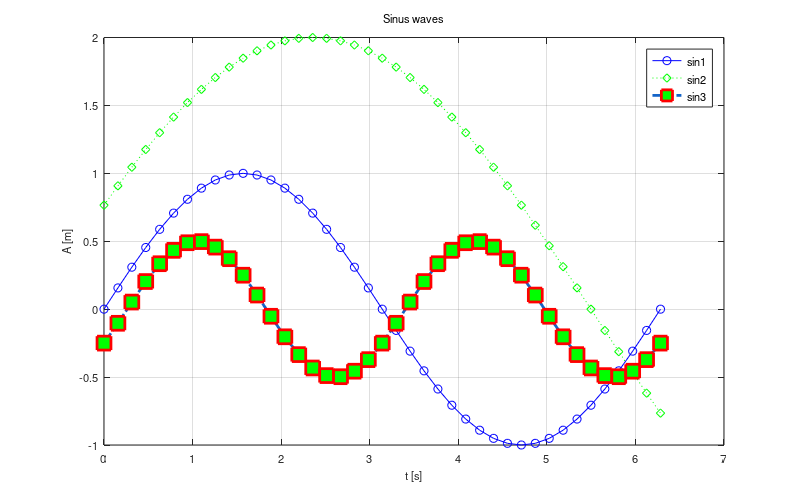

This figure's MATLAB source: (Note: this script raises an error after producing the figure.)
%% Data definition
timeVect = 0 : 0.05 * pi : 2 * pi;
sinus = sin(timeVect);
sinus2 = 2 * sin(0.5 * timeVect + pi / 8);
sinus3 = 0.5 * sin(2 * timeVect - pi / 6);
%% Setup the figure and axis
% Considering print
widthOfFig = 8; % cm
heightOfFig = 5; % cm
fontSize = 8;
% Creating the figure
fig = figure('Name', 'Sin functions', 'Color', 'White', 'Unit', 'Centimeters', ...
    'Position', [0, 0, widthOfFig, heightOfFig], 'PaperPosition', [0, 0, widthOfFig, heightOfFig], ...
    'PaperSize', [widthOfFig, heightOfFig]);
% Creating axis (coordinate system)
ax = axes(fig, 'FontSize', fontSize, 'FontWeight', 'Normal', 'TitleFontWeight', 'Normal', ...
    'TitleFontSizeMultiplier', 1.0, 'LabelFontSizeMultiplier', 1.0, 'Box', 'on');
%% 2D line plots
hold(ax, 'on') % holding the axis to draw more the one line
% Linestyle settings 
plot(ax, timeVect, sinus, 'b-o');
plot(ax, timeVect, sinus2, 'g:d');
% Detailed settings of plot
plot(ax, timeVect, sinus3, 'Color', [20, 100, 200] / 255, 'LineStyle', '-.', 'LineWidth', 2, ...
    'Marker', 's', 'MarkerEdgeColor', 'r', 'MarkerFaceColor', 'g', 'MarkerSize', 10);
grid(ax, 'on'); % drawing grid
% Labels and title
title(ax, 'Sinus waves');
xlabel(ax, 't [s]');
ylabel(ax, 'A [m]');
legend(ax, {'sin1', 'sin2', 'sin3'}, 'FontSize', fontSize, 'Orientation', 'Vertical', ...
    'Location', 'Best');
% Setting of axis values and ticks
ax.XTick = [0, pi/2, pi, 3*pi/2, 2*pi];
ax.XTickLabel = {'0', '\pi/2', '\pi', '3\pi/2', '2\pi'};
%% Save
% Vector graphics
%      file name    format   rendering
print('abra.emf', '-dmeta', '-painters'); % Word
print('abra.pdf', '-dpdf', '-painters');  % LaTeX
% Pixel graphics
print('abra.png', '-dpng', '-opengl');

%% Creating subplots
axis1 = subplot(2, 1, 1);
plot(axis1, timeVect, sinus, 'b-o');
axis2 = subplot(2, 1, 2);
plot(axis2, timeVect, sinus2, 'g:d');
title(axis1, 'Sinus waves');
xlabel(axis2, 'angle [rad]');
ylabel(axis2, 'A [m]');
ylabel(axis1, 'A [m]');